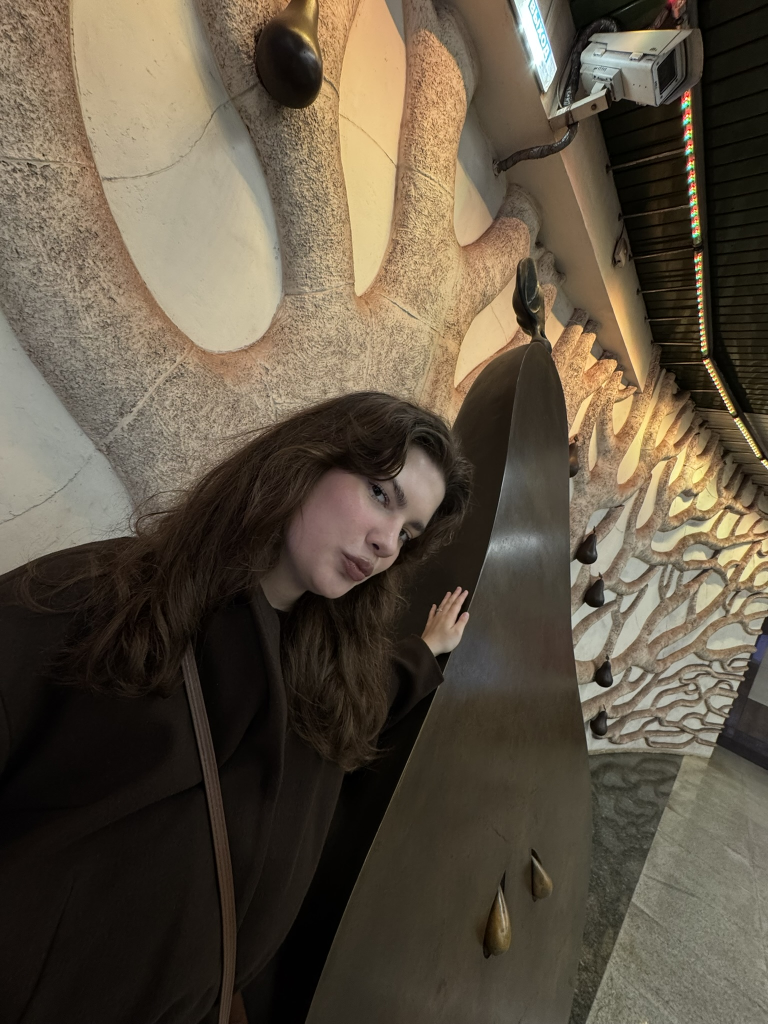
#> input picture iCloud Photos/IMG_6733.JPEG, 1536 x 2048 px (shown at 1/2 size)
$ python -i build_assets.py   (imports and definitions only)
#> lines starting #> are read from the running program, lines starting #| are printed output that depends on the picture
# -*- coding: utf-8 -*-
"""
Сборка ассетов для открытки-альбома.
- читает оригиналы из "iCloud Photos"
- делает оптимизированные full/thumb JPEG (с поворотом по EXIF, без приватных метаданных)
- копирует Live-видео
- собирает js/media-data.js (window.ALBUM_DATA) и data/media.json

Запуск: python tools/build_assets.py
"""
import os, json, shutil, struct, datetime, re
from PIL import Image, ImageOps

ROOT = os.path.dirname(os.path.dirname(os.path.abspath(__file__)))
SRC = os.path.join(ROOT, "iCloud Photos")
ASSETS = os.path.join(ROOT, "assets")
FULL = os.path.join(ASSETS, "photos", "full")
THUMB = os.path.join(ASSETS, "photos", "thumb")
LIVE = os.path.join(ASSETS, "live")
DATA_DIR = os.path.join(ROOT, "data")
JS_DIR = os.path.join(ROOT, "js")

FULL_MAX = 1900
THUMB_MAX = 880
JPEG_QUALITY_FULL = 84
JPEG_QUALITY_THUMB = 78

# --- Главы альбома: порядок фотографий задаём вручную (по смыслу и датам) ---
CHAPTERS = [
    {"num": "01", "title": "Первая встреча", "date": "26 сентября",
     "note": "Первые дни нашей осени",
     "photos": ["IMG_6733", "IMG_6735", "IMG_6743", "IMG_6751", "IMG_6759", "IMG_6764", "IMG_6768", "IMG_6770"]},
    {"num": "02", "title": "Ещё немного сентября", "date": "27 сентября",
     "note": "Дни, которые хочется повторять",
     "photos": ["IMG_6778", "IMG_6779", "IMG_6780", "IMG_6789", "IMG_6795", "IMG_6796"]},
    {"num": "03", "title": "Ночная примерка", "date": "28 сентября",
     "note": "Кто сказал, что ночью надо спать",
     "photos": ["IMG_6804", "IMG_6805"]},
    {"num": "04", "title": "Октябрь", "date": "11 и 21 октября",
     "note": "Varka, твой приезд и твоя красота",
     "photos": ["IMG_7027", "IMG_7101", "IMG_7167", "IMG_7173", "IMG_7175"]},
    {"num": "05", "title": "Красный свет", "date": "3 ноября",
     "note": "Люблю красный и не только его..",
     "photos": ["IMG_7450", "IMG_7451", "IMG_7455"]},
    {"num": "06", "title": "Тот вечер", "date": "4 ноября",
     "note": "Вечер, который я хочу сохранить",
     "photos": ["IMG_7479", "IMG_7503", "IMG_7517", "IMG_7518", "IMG_7523", "IMG_7525", "IMG_7528"]},
    {"num": "07", "title": "Москва и мы", "date": "23 ноября",
     "note": "Гуляли, не смотря на то, что замерзри",
     "photos": ["IMG_7828", "IMG_7870", "IMG_7900", "IMG_7901", "IMG_7902", "IMG_7903", "IMG_7904", "IMG_7905"]},
    {"num": "08", "title": "Зима, снег и ты", "date": "25 ноября",
     "note": "И тут пошёл снег",
     "photos": ["IMG_7949", "IMG_7950", "IMG_7951", "IMG_7960", "IMG_7961", "IMG_7962"]},
]

# Фотографии без EXIF — дата восстановлена по последовательности съёмки
DATE_FALLBACK = {
    "IMG_6789": ("2026-09-27", "15:10"),
    "IMG_7101": ("2026-10-11", "15:20"),
    "IMG_7523": ("2026-11-04", "21:40"),
    "IMG_7525": ("2026-11-04", "21:41"),
    "IMG_7528": ("2026-11-04", "21:42"),
    "IMG_7949": ("2026-11-25", "12:10"),
    "IMG_7950": ("2026-11-25", "12:12"),
    "IMG_7951": ("2026-11-25", "12:13"),
    "IMG_7960": ("2026-11-25", "12:20"),
    "IMG_7961": ("2026-11-25", "12:21"),
    "IMG_7962": ("2026-11-25", "12:22"),
}

RU_MONTHS_GEN = ["января", "февраля", "марта", "апреля", "мая", "июня",
                 "июля", "августа", "сентября", "октября", "ноября", "декабря"]

# Полноэкранные «интерлюдии» между главами (после главы с индексом after)
INTERLUDES = [
    {"after": 3, "photo": "IMG_6768", "quote": "Мне нравится, как ты смотришь на мир.\nИ как иногда — на меня.", "pos": "center 40%"},
    {"after": 6, "photo": "IMG_7528", "quote": "Я бы выбирал тебя.\nСнова и снова.", "pos": "center 35%"},
    {"after": 8, "photo": "IMG_7961", "quote": "Ты — мой самый тёплый ноябрь.", "pos": "center 30%"},
]

# Карточки в «живой ленте»
LIVE_STRIP = ["IMG_6764", "IMG_7173", "IMG_7450", "IMG_7517", "IMG_7828",
              "IMG_7900", "IMG_6779", "IMG_7503", "IMG_6735", "IMG_7167",
              "IMG_7479", "IMG_7903", "IMG_6751", "IMG_7870"]

HERO_POLAROIDS = ["IMG_6735", "IMG_7027", "IMG_7173", "IMG_7951"]

# Подписи для избранных кадров (показываются в галерее/лайтбоксе)
CAPTIONS = {
    "IMG_6733": "первый кадр нашей встречи",
    "IMG_6735": "любимая груша",
    "IMG_6743": "Дарья Корж",
    "IMG_6768": "ветер, сентябрь, ты",
    "IMG_6770": "покоряем высоты",
    "IMG_6778": "первые драники",
    "IMG_6789": "в отражении — мы",
    "IMG_6804": "банька-парилка",
    "IMG_7027": "Varka и твои истории",
    "IMG_7101": "самое милое лицо",
    "IMG_7173": "книжка на память",
    "IMG_7450": "красный = красивый",
    "IMG_7479": "твой взгляд",
    "IMG_7523": "мы",
    "IMG_7528": "поцелуй в щёку",
    "IMG_7828": "первый завтрак в Москве",
    "IMG_7900": "даже ракета захотела фото с тобой",
    "IMG_7949": "наш первый снег",
    "IMG_7951": "самый тёплый кадр",
    "IMG_7961": "легенды",
}


# [72 lines left out: functions find_files, exif_datetime, video_meta, save_jpeg, not called in this run]


def avg_color(im):
    small = im.resize((1, 1), Image.BOX).convert("RGB")
    r, g, b = small.getpixel((0, 0))
    return "#%02x%02x%02x" % (r, g, b)


# [96 lines left out: function main, not called in this run]


# [2 lines not run here, left out]

>>> import cv2
>>> picture = cv2.imread('../../iCloud Photos/IMG_6733.JPEG', cv2.IMREAD_GRAYSCALE)
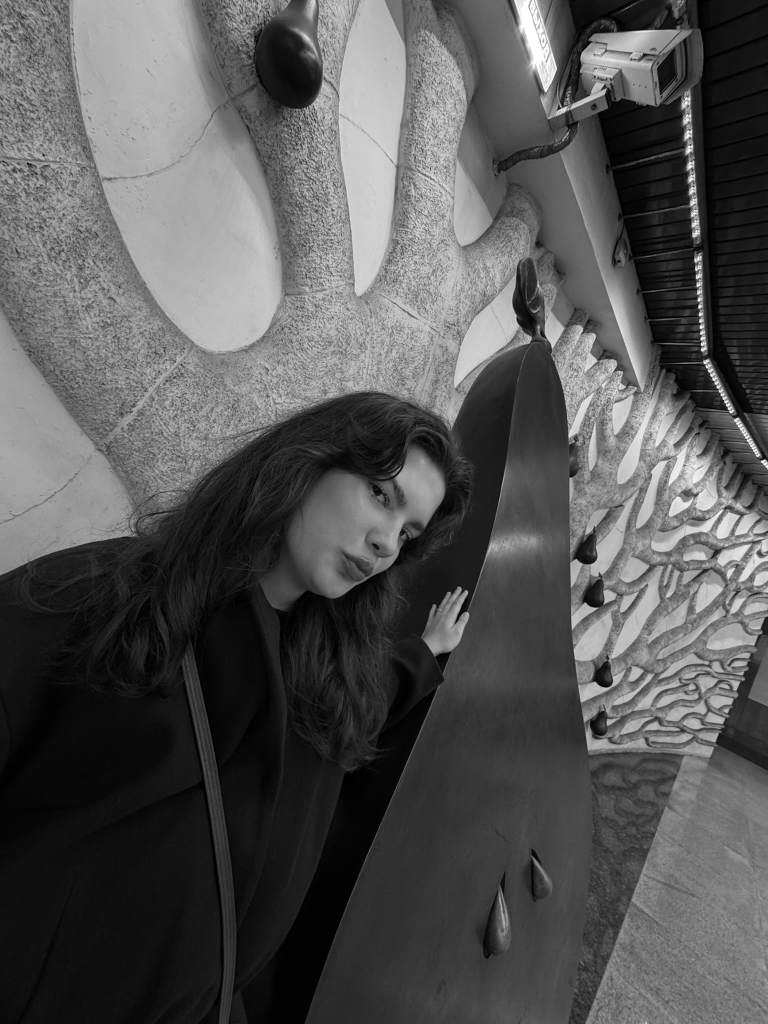
#> picture: shape (2048, 1536) (shown at 1/2 size); min 0, max 255, mean 85.1
#> (the run stopped early here; a loop or call above may not have finished)

$ run again, on iCloud Photos/IMG_6764.JPEG
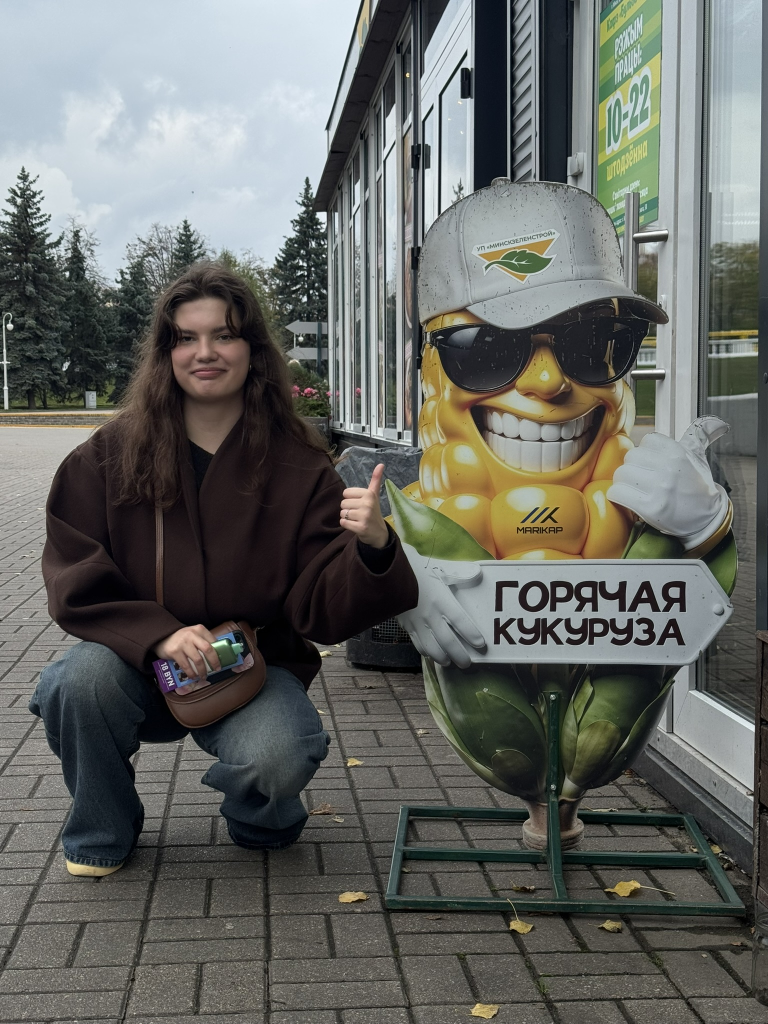
#> input picture iCloud Photos/IMG_6764.JPEG, 1536 x 2048 px (shown at 1/2 size)
#> `picture = cv2.imread('../../iCloud Photos/IMG_6733.JPEG', cv2.IMREAD_G..`:
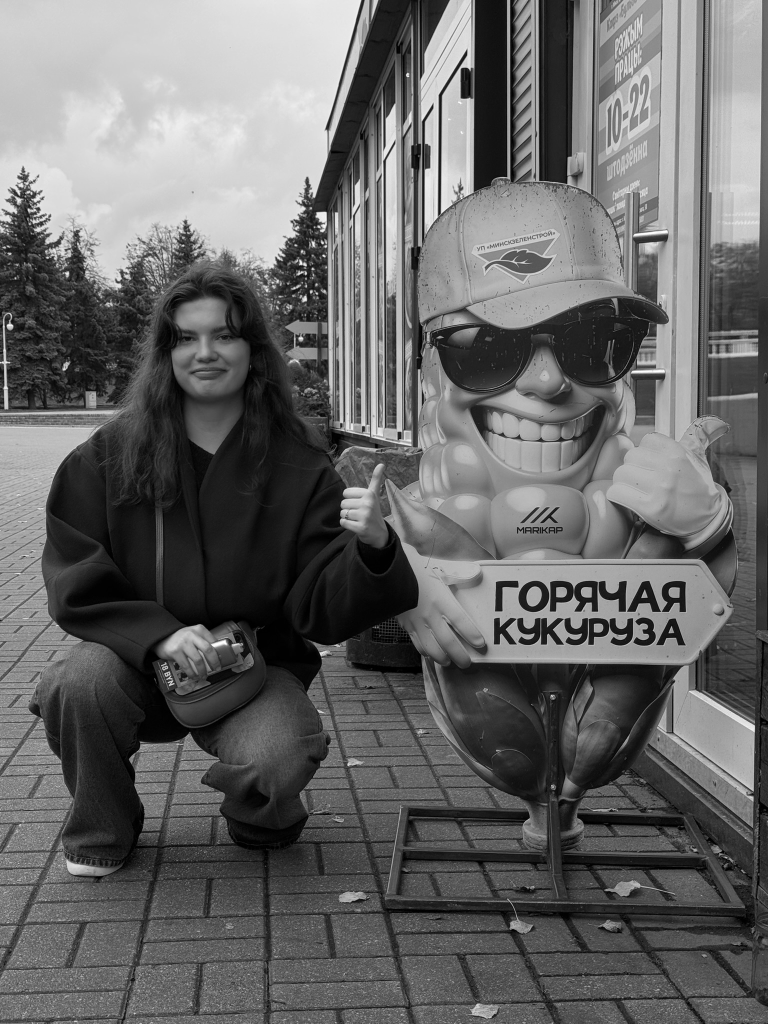
#> picture: shape (2048, 1536) (shown at 1/2 size); min 0, max 255, mean 102.7
